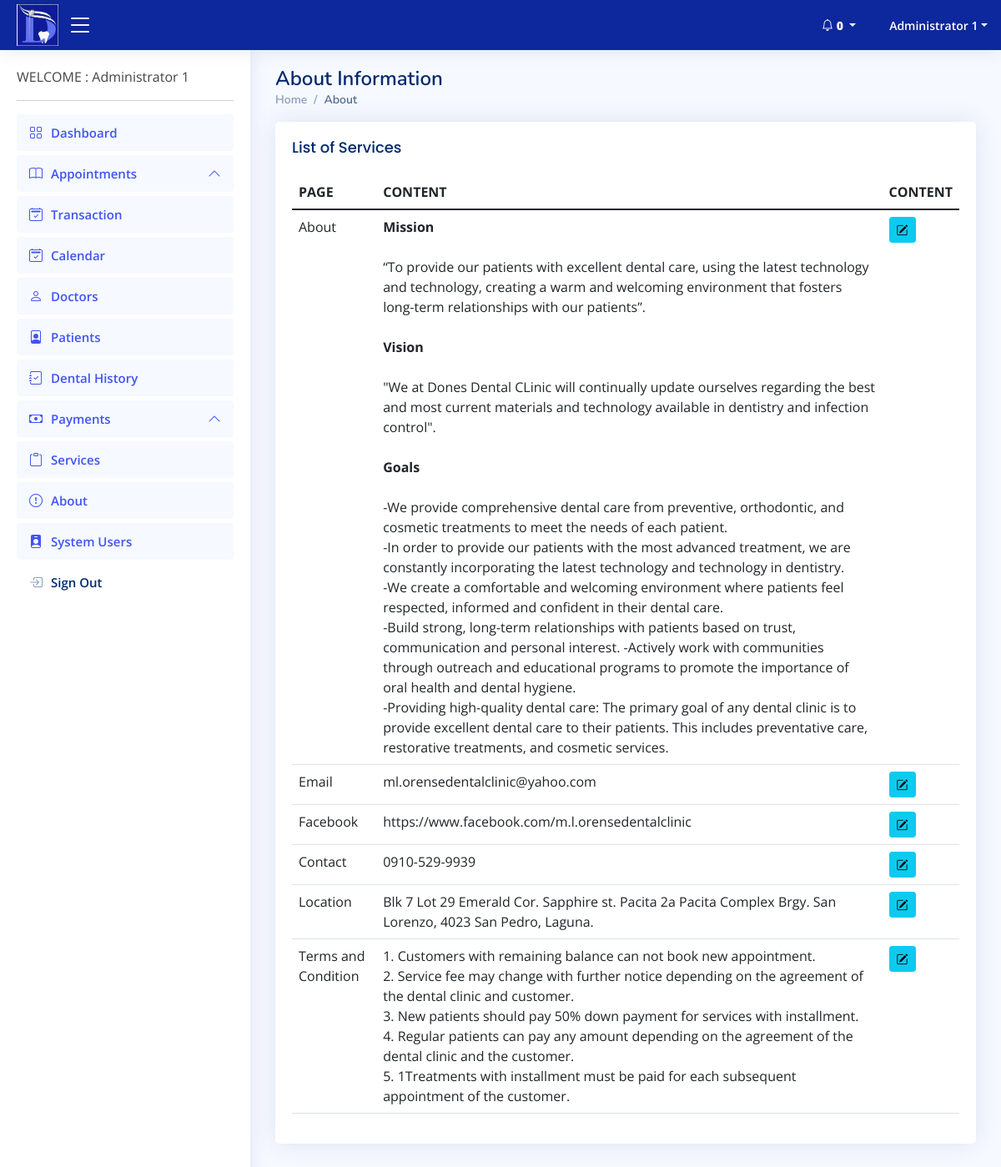
The page /admin/about.php (signed in) on the database its author committed.
### tables this page shows
CREATE TABLE `tbl_about` (
  `about_id` int(12) NOT NULL,
  `page` varchar(32) NOT NULL,
  `content` text NOT NULL
);

### controller/admin-about.php (called while the page is built, shortened)
<?php
include('database.php');
$tbl_about = $mysqli->query("SELECT * from tbl_about");

### admin/about.php (the view, shortened to what this page needs)
<?php include('header.php'); include('nav.php'); include('../controller/admin-about.php');?>
  <main id="main" class="main">
    <div class="pagetitle">
      <h1>About Information </h1>
      <nav>
        <ol class="breadcrumb">
          <li class="breadcrumb-item"><a href="index.php">Home</a></li>
          <li class="breadcrumb-item active">About</li>
        </ol>
      </nav>
    </div>
    <section class="section">
      <div class="row">
        <div class="col-lg-12">
          <div class="card">
            <div class="card-body">
              <h5 class="card-title">List of Services </h5>
              <table class="table datatable">
                <thead>
                  <tr>
                    <th scope="col" class="text-start"> PAGE</th>
                    <th scope="col" class="text-start"> CONTENT </th>
                    <th scope="col" class="text-start"> CONTENT </th>
                  </tr>
                </thead>
                <tbody>
				<?php while($val = $tbl_about->fetch_object()){ ?>
                  <tr>
                    <td class="text-start"><?php echo $val->page;?></td>
                    <td class="text-start"><?php echo $val->content;?></td>
                    <td class="text-start">
						<button class="btn btn-info btn-sm" data-bs-toggle="modal" data-bs-target="#edit<?php echo $val->about_id;?>"> <i class="bi bi-pencil-square"></i></button>
					</td>
                  </tr>
				<?php } ?>
                </tbody>
              </table>
            </div>
          </div>
        </div>
      </div>
    </section>
  </main>
<?php include('footer.php');?>

### page/back/css/style.css (style rules this page uses)
:root { scroll-behavior: smooth; }
body { font-family: "Open Sans", sans-serif; background: #f6f9ff; color: #444444; }
a { color: #4154f1; text-decoration: none; }
h1, h2, h3, h4, h5, h6 { font-family: "Nunito", sans-serif; }
#main { margin-top: 60px; padding: 20px 30px; transition: all 0.3s; }
.pagetitle { margin-bottom: 10px; }
.pagetitle h1 { font-size: 24px; margin-bottom: 0; font-weight: 600; color: #012970; }
.card { margin-bottom: 30px; border: none; border-radius: 5px; box-shadow: 0px 0 30px rgba(1, 41, 112, 0.1); overflow: hidden; }
.card-title { padding: 20px 0 15px 0; font-size: 18px; font-weight: 500; color: #012970; font-family: "Poppins", sans-serif; }
.card-body { padding: 0 20px 20px 20px; }
.breadcrumb { font-size: 14px; font-family: "Nunito", sans-serif; color: #899bbd; font-weight: 600; }
.breadcrumb a { color: #899bbd; transition: 0.3s; }
.breadcrumb .breadcrumb-item::before { color: #899bbd; }
.breadcrumb .active { color: #51678f; font-weight: 600; }
@media (min-width: 1200px) { #main, #footer { margin-left: 300px; } }

### rows shown on the page
tbl_about: page "About", content "Mission “To provide our patients with excellent dental care, using the latest technology and technology, creating a warm and welcoming environment that fosters long-term relationships with our patients”. Vision \"We at Dones Dental CLinic will continually update ourselves regarding the best and most current materials and technology available in dentistry and infection control\". Goals -We provide comprehensive dental care from preventive, orthodontic, and cosmetic treatments to meet the needs of each patient. -In order to provide our patients with the most advanced treatment, we are constantly incorporating the latest technology and technology in dentistry. -We create a comfortable and…"
tbl_about: page "Email", content "ml.orensedentalclinic@yahoo.com"
tbl_about: page "Facebook", content "https://www.facebook.com/m.l.orensedentalclinic"
tbl_about: page "Contact", content "0910-529-9939"
tbl_about: page "Location", content "Blk 7 Lot 29 Emerald Cor. Sapphire st. Pacita 2a Pacita Complex Brgy. San Lorenzo, 4023 San Pedro, Laguna."
tbl_about: page "Terms and Condition", content "1. Customers with remaining balance can not book new appointment. 2. Service fee may change with further notice depending on the agreement of the dental clinic and customer. 3. New patients should pay 50% down payment for services with installment. 4. Regular patients can pay any amount depending on the agreement of the dental clinic and the customer. 5. 1Treatments with installment must be paid for each subsequent appointment of the customer."

### other values the page prints
$row_cnt "0"
$_SESSION['name'] "Administrator 1"
